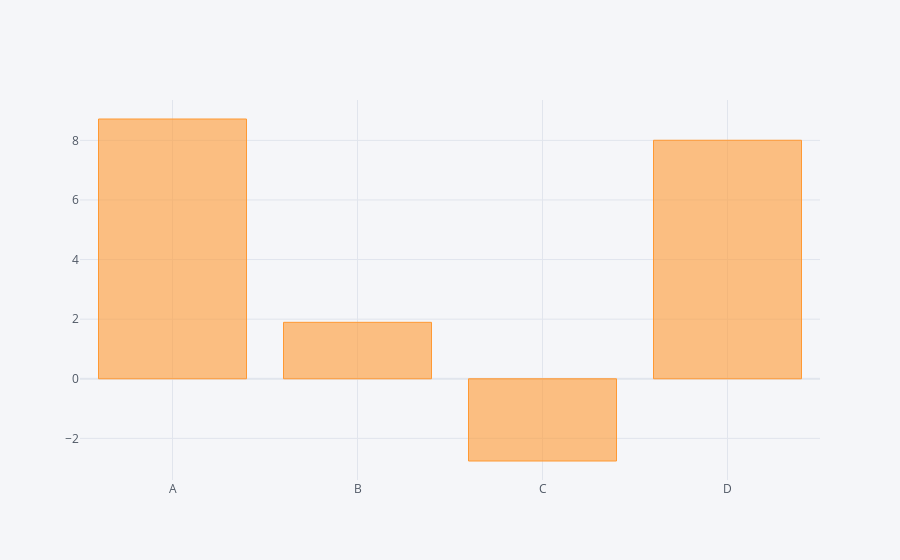

Notebook code for this chart:
### Code cell
# Now call an aggregate funciton to graph
df.sum().iplot(kind='bar')

### Figure 1 — Plotly figure (JSON) as saved in the notebook; plotly's stock layout.template omitted (floating-point values rounded to 4 significant figures)
{"data": [{"marker": {"color": "rgba(255, 153, 51, 0.6)", "line": {"color": "rgba(255, 153, 51, 1.0)", "width": 1}}, "name": "None", "orientation": "v", "text": "", "type": "bar", "x": ["A", "B", "C", "D"], "y": [8.716, 1.895, -2.758, 8.003]}], "layout": {"legend": {"bgcolor": "#F5F6F9", "font": {"color": "#4D5663"}}, "paper_bgcolor": "#F5F6F9", "plot_bgcolor": "#F5F6F9", "title": {"font": {"color": "#4D5663"}}, "xaxis": {"gridcolor": "#E1E5ED", "showgrid": true, "tickfont": {"color": "#4D5663"}, "title": {"font": {"color": "#4D5663"}, "text": ""}, "zerolinecolor": "#E1E5ED"}, "yaxis": {"gridcolor": "#E1E5ED", "showgrid": true, "tickfont": {"color": "#4D5663"}, "title": {"font": {"color": "#4D5663"}, "text": ""}, "zerolinecolor": "#E1E5ED"}}}
